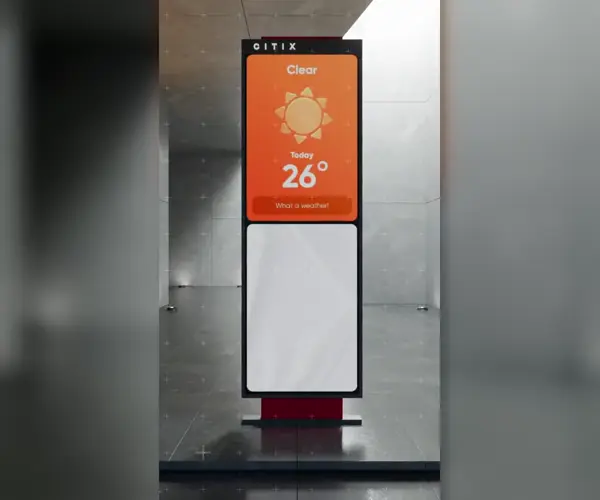
#> input picture media/web/products-lab/jerry-a-hall.webp, 600 x 500 px, given in place of hero_night_16x9_v1.png, which was not available
$ python hero_cutout.py ../media/web/products-lab/jerry-a-hall.webp
#> lines starting #> are read from the running program, lines starting #| are printed output that depends on the picture; after the words box and inside, x2 and y2 are one past the last pixel; in counts of white or black regions, pixels touching at a corner belong together
"""Cut Tom out of the chosen hero pair and build registered night/day cut-outs (local, no API cost).

Input : media/generated/drafts/hero_night_16x9_v1.png + hero_day_16x9_v1.png (same framing).
Output: media/generated/hero_cutout/tom_{night,day}.{png,webp} (transparent, identical canvas),
        preview_on_dark.jpg, preview_on_blue.jpg, proportions_compare.jpg

Method (all deterministic, so night and day stay pixel-registered):
  1. Mask from the DAY frame: Tom is the only dark object against a bright sky. Threshold,
     keep the component touching the bottom centre, fill the screens (enclosed bright areas).
     The same mask is applied to both frames.
  2. Restore the plinth, which the frame cut off: stretch the visible plinth strip downward
     to PLINTH_RATIO of the body height (ref 01: plinth is about 0.18 of the body height).
  3. Straighten the slight keystone (low camera) so the body's side edges are vertical: a
     true front view. Same transform for night and day.
  4. Uniform horizontal scale so the chosen proportion is exact.

  5. Day only: repaint the pale-blue sky reflection on the right side face in the body's black.

Usage: python scripts/hero_cutout.py [--mode overall|body]
  overall (default, CHOSEN by Wassim 12 Nov 2026): total height ground-to-cap : width = 3.5
                     (7 m x 2 m including plinth and cap)
  body             : screen body height : width = 3.5 (rejected: too narrow; outputs archived)
"""
from __future__ import annotations

import sys
from pathlib import Path

import numpy as np
from PIL import Image, ImageDraw, ImageFilter

ROOT = Path(__file__).resolve().parent.parent
DRAFTS = ROOT / "media" / "generated" / "drafts"
OUT = ROOT / "media" / "generated" / "hero_cutout"
NIGHT, DAY = DRAFTS / "hero_night_16x9_v1.png", DRAFTS / "hero_day_16x9_v1.png"
PLINTH_RATIO = 0.18   # plinth height / body height, measured on ref 01
TARGET = 3.5          # height : width
PAD = 40              # transparent margin left/right/top in the exported canvas


def tom_mask(day: Image.Image) -> np.ndarray:
    """Boolean mask of Tom from the day frame."""
    rgb = np.asarray(day.convert("RGB")).astype(np.int16)
    lum = rgb.mean(axis=2)
    h, w = lum.shape
    dark = Image.fromarray(((lum < 95) * 255).astype(np.uint8))
    dark = dark.filter(ImageFilter.MaxFilter(3)).filter(ImageFilter.MinFilter(3))  # close pinholes
    # keep only the dark component connected to the plinth at the bottom centre
    seed_x = int(np.argmax(np.asarray(dark)[h - 3, :] > 0)) + 20
    comp = dark.copy()
    ImageDraw.floodfill(comp, (seed_x, h - 3), 128)
    body = np.asarray(comp) == 128
    # fill enclosed holes (the bright screens): flood the outside from a corner
    outside = Image.fromarray((~body * 255).astype(np.uint8)).copy()
    ImageDraw.floodfill(outside, (0, 0), 128)
    return np.asarray(outside) != 128


def measure(mask: np.ndarray) -> dict:
    h, w = mask.shape
    widths = mask.sum(axis=1)
    rows = np.where(widths > 0)[0]
    top = int(rows[0])
    body_w = int(np.percentile(widths[rows], 80))             # typical body width
    is_body = widths > body_w * 0.85
    body_rows = np.where(is_body)[0]
    body_top, body_bottom = int(body_rows[0]), int(body_rows[-1])
    cols = np.where(mask[body_top:body_bottom].any(axis=0))[0]
    return {"top": top, "body_top": body_top, "body_bottom": body_bottom, "bottom": h - 1,
            "left": int(cols[0]), "right": int(cols[-1]), "body_w": int(cols[-1] - cols[0] + 1),
            "body_h": body_bottom - body_top + 1, "plinth_visible": h - 1 - body_bottom}


def darken_day_side(day: Image.Image, mask: np.ndarray, g: dict) -> Image.Image:
    """Day frame only: the right side face picked up a pale-blue sky reflection. Repaint it in the
    body's own matte black so the side reads dark. Colour only: geometry and mask are untouched,
    so night/day registration is unchanged."""
    rgb = np.asarray(day.convert("RGB")).astype(np.int16).copy()
    band = np.zeros(mask.shape, bool)
    band[:, g["right"] - 17:] = True                      # the side face is about 17 px wide here
    lum = rgb.mean(axis=2)
    target = mask & band
    frame = mask & ~band & (lum < 45)                      # the body's own dark bezel pixels
    frame[:g["body_top"]] = False
    frame[g["body_bottom"]:] = False
    body_dark = np.median(rgb[frame], axis=0)
    rgb[target] = body_dark
    out = Image.fromarray(rgb.astype(np.uint8), "RGB")
    # soften the repainted band's inner seam by 1 px
    soft = out.filter(ImageFilter.GaussianBlur(1.0))
    m = Image.fromarray((target * 255).astype(np.uint8)).filter(ImageFilter.MaxFilter(3))
    out.paste(soft, (0, 0), m)
    return out


def cut(img: Image.Image, mask: np.ndarray) -> Image.Image:
    m = Image.fromarray((mask * 255).astype(np.uint8))
    m = m.filter(ImageFilter.MinFilter(3)).filter(ImageFilter.GaussianBlur(0.8))  # 1 px inset + soft edge
    out = img.convert("RGBA")
    out.putalpha(m)
    return out


def straighten(rgba: Image.Image, mask: np.ndarray, g: dict) -> tuple[Image.Image, dict]:
    """Make the body's left and right edges vertical (row-wise linear remap, y unchanged)."""
    w, h = rgba.size
    y1, y2 = g["body_top"] + 40, g["body_bottom"] - 40

    def edges(y: int) -> tuple[float, float]:
        cols = np.where(mask[y - 3:y + 4].all(axis=0))[0]
        return float(cols[0]), float(cols[-1])

    (l1, r1), (l2, r2) = edges(y1), edges(y2)
    left = lambda y: l1 + (l2 - l1) * (y - y1) / (y2 - y1)
    right = lambda y: r1 + (r2 - r1) * (y - y1) / (y2 - y1)
    ym = (y1 + y2) / 2
    L, R = left(ym), right(ym)

    def src_x(x: float, y: float) -> float:
        return left(y) + (x - L) * (right(y) - left(y)) / (R - L)

    quad = (src_x(0, 0), 0, src_x(0, h), h, src_x(w, h), h, src_x(w, 0), 0)  # UL, LL, LR, UR
    out = rgba.transform((w, h), Image.QUAD, quad, Image.BICUBIC)
    g2 = dict(g, left=round(L), right=round(R), body_w=round(R - L + 1))
    g2["keystone_px"] = (round(l1 - l2, 1), round(r1 - r2, 1))
    return out, g2


def restore_plinth(rgba: Image.Image, g: dict) -> Image.Image:
    """Stretch the visible plinth strip down to the full plinth height."""
    w, h = rgba.size
    full = round(g["body_h"] * PLINTH_RATIO)
    y0 = g["body_bottom"] + 6                      # just below the body's lower edge
    strip = rgba.crop((0, y0, w, h))
    need = full - 6
    strip = strip.resize((w, need), Image.LANCZOS)
    canvas = Image.new("RGBA", (w, y0 + need), (0, 0, 0, 0))
    canvas.paste(rgba.crop((0, 0, w, y0)), (0, 0))
    canvas.paste(strip, (0, y0))
    return canvas


def finalize(rgba: Image.Image, g: dict, mode: str) -> tuple[Image.Image, dict]:
    full_plinth = round(g["body_h"] * PLINTH_RATIO)
    total_h = (g["body_bottom"] - g["top"] + 1) + full_plinth
    crop = rgba.crop((g["left"] - PAD, max(g["top"] - PAD, 0), g["right"] + 1 + PAD, rgba.size[1]))
    ref_h = total_h if mode == "overall" else g["body_h"]
    new_body_w = ref_h / TARGET
    sx = new_body_w / g["body_w"]
    new_w = round(crop.size[0] * sx)
    crop = crop.resize((new_w, crop.size[1]), Image.LANCZOS)
    info = {"mode": mode, "x_scale": round(sx, 4), "body_w": round(new_body_w), "body_h": g["body_h"],
            "total_h": total_h, "body_ratio": round(g["body_h"] / new_body_w, 2),
            "overall_ratio": round(total_h / new_body_w, 2), "canvas": crop.size}
    return crop, info


def on_bg(rgba: Image.Image, colour: tuple) -> Image.Image:
    bg = Image.new("RGBA", rgba.size, colour + (255,))
    bg.alpha_composite(rgba)
    return bg.convert("RGB")


def main(argv: list[str]) -> int:
    mode = argv[argv.index("--mode") + 1] if "--mode" in argv else "overall"
    suffix = "" if mode == "overall" else "_body35"
    OUT.mkdir(parents=True, exist_ok=True)
    night, day = Image.open(NIGHT), Image.open(DAY)
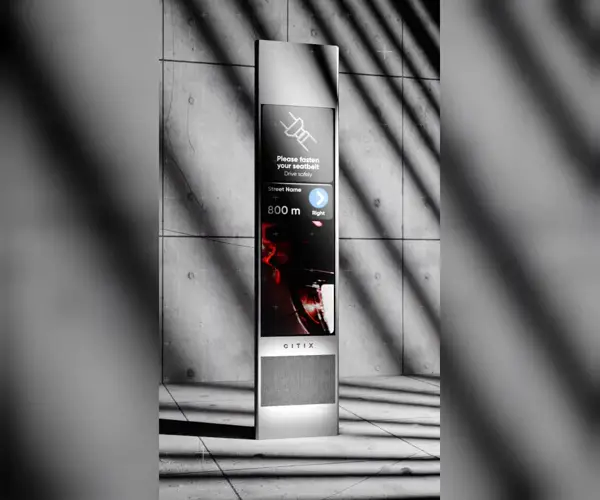
#> input picture media/web/products-lab/jerry-b-grille.webp, 600 x 500 px, given in place of hero_day_16x9_v1.png, which was not available
#> night is the input picture: PIL image 600x500 RGB; mean R, G, B 114.6, 110.3, 106.2
#> day is the input picture: PIL image 600x500 RGB; mean R, G, B 114.7, 114.3, 114.6
    assert night.size == day.size, "night and day frames differ in size"
    mask = tom_mask(day)
#> in tom_mask, `dark = Image.fromarray(((lum < 95) * 255).astype(np.uint8))`:
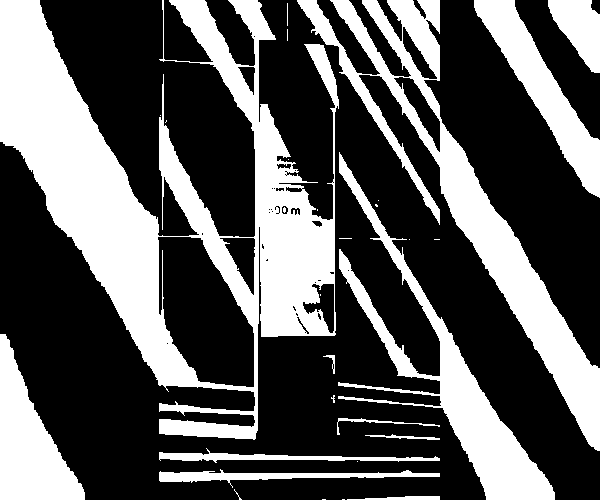
#> dark: PIL image 600x500 L; 34.9% white; 30 white regions (17 under 20 px), largest, box (x1, y1, x2, y2) and area: (0, 0, 339, 440) 51387, (297, 0, 600, 451) 20767, (338, 152, 555, 500) 12263
#> in tom_mask, `dark = dark.filter(ImageFilter.MaxFilter(3)).filter(ImageFilter.MinFil..`:
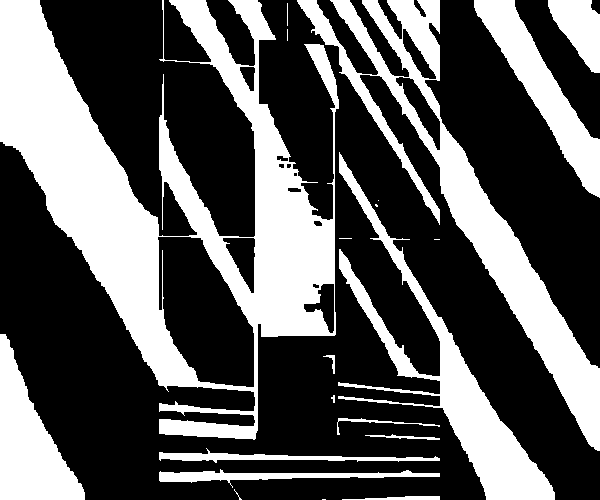
#> dark: PIL image 600x500 L; 35.1% white; 21 white regions (7 under 20 px), largest, box (x1, y1, x2, y2) and area: (0, 0, 339, 440) 51989, (297, 0, 600, 451) 20836, (338, 152, 555, 500) 12297
#> in tom_mask, `seed_x = int(np.argmax(np.asarray(dark)[h - 3, :] > 0)) + 20`: seed_x = 20
#> in tom_mask, `body = np.asarray(comp) == 128`:
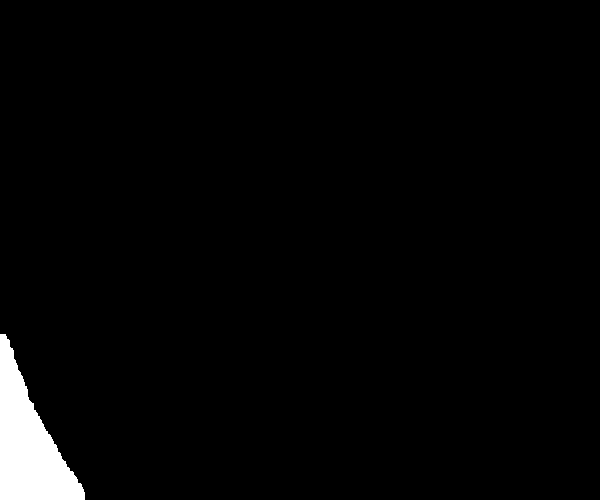
#> body: shape (500, 600) bool; 2.4% white; 1 white region, box (x1, y1, x2, y2) and area: (0, 334, 85, 500) 7115
    g = measure(mask)
#> in measure, `widths = mask.sum(axis=1)`: widths = 500 values from 0 to 85
#> in measure, `rows = np.where(widths > 0)[0]`: rows = 166 values from 334 to 499
#> in measure, `top = int(rows[0])`: top = 334
#> in measure, `body_w = int(np.percentile(widths[rows], 80))`: body_w = 67
#> in measure, `body_rows = np.where(is_body)[0]`: body_rows = 55 values from 445 to 499
#> in measure, `body_top, body_bottom = int(body_rows[0]), int(body_rows[-1])`: body_top = 445; body_bottom = 499
#> in measure, `cols = np.where(mask[body_top:body_bottom].any(axis=0))[0]`: cols = 85 values from 0 to 84
#> g = 9 items
    print("measured in source frame:", g, "| body ratio 1 :", round(g["body_h"] / g["body_w"], 2))
#| measured in source frame: {'top': 334, 'body_top': 445, 'body_bottom': 499, 'bottom': 499, 'left': 0, 'right': 84, 'body_w': 85, 'body_h': 55, 'plinth_visible': 0} | body ratio 1 : 0.65
    results = {}
    day = darken_day_side(day, mask, g)
#> in darken_day_side, `target = mask & band`: target: shape (500, 600) bool; 0.14% white; 1 white region, box (x1, y1, x2, y2) and area: (67, 467, 85, 500) 405
#> in darken_day_side, `frame = mask & ~band & (lum < 45)                      # the body's ow..`: frame: shape (500, 600) bool; 0.96% white; 1 white region, box (x1, y1, x2, y2) and area: (0, 400, 54, 500) 2870
#> in darken_day_side, `frame[:g["body_top"]] = False`:
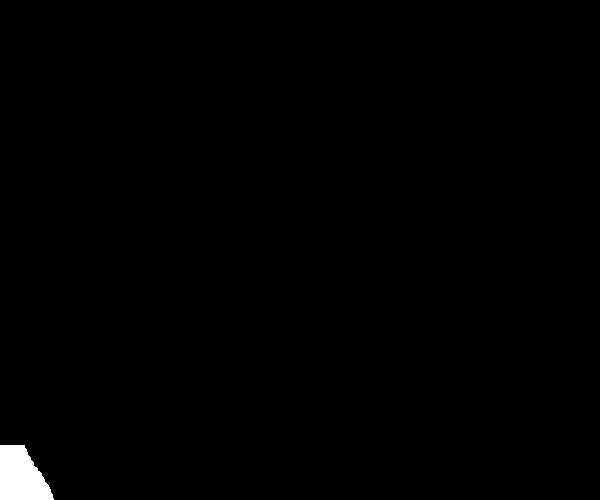
#> frame: shape (500, 600) bool; 0.73% white; 1 white region, box (x1, y1, x2, y2) and area: (0, 445, 54, 500) 2193
#> in darken_day_side, `frame[g["body_bottom"]:] = False`: frame: shape (500, 600) bool; 0.71% white; 1 white region, box (x1, y1, x2, y2) and area: (0, 445, 54, 499) 2139
#> in darken_day_side, `body_dark = np.median(rgb[frame], axis=0)`: body_dark = [20, 20, 20]
#> in darken_day_side, `rgb[target] = body_dark`:
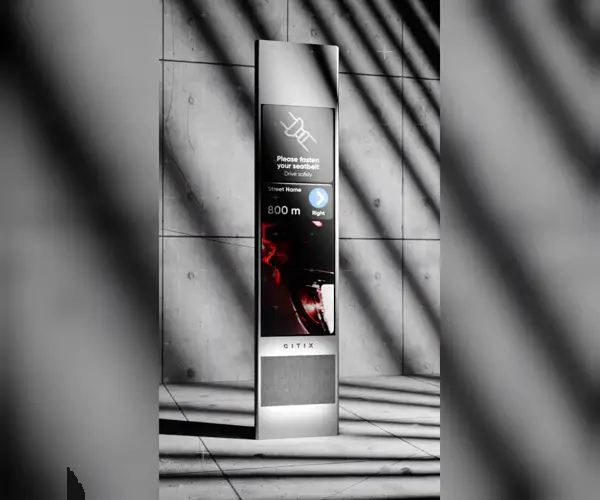
#> rgb: shape (500, 600, 3) int16; mean R, G, B 114.6, 114.2, 114.5
#> in darken_day_side, `m = Image.fromarray((target * 255).astype(np.uint8)).filter(ImageFilte..`: m: PIL image 600x500 L; 0.16% white; 1 white region, box (x1, y1, x2, y2) and area: (66, 466, 86, 500) 491
    for name, img in (("night", night), ("day", day)):
        straight, g2 = straighten(cut(img, mask), mask, g)
        rgba, info = finalize(restore_plinth(straight, g2), g2, mode)
        rgba.save(OUT / f"tom_{name}{suffix}.png")
        rgba.save(OUT / f"tom_{name}{suffix}.webp", quality=92, method=6)
        results[name] = rgba
#> this loop made 1 pass
#> (name, y1 in straighten, y2 in straighten, l1 in straighten, r1 in straighten, l2 in straighten) on pass 1: ('night', 485, 459, 0, 77, 0)
#> pass 1, in straighten, `out = rgba.transform((w, h), Image.QUAD, quad, Image.BICUBIC)`:
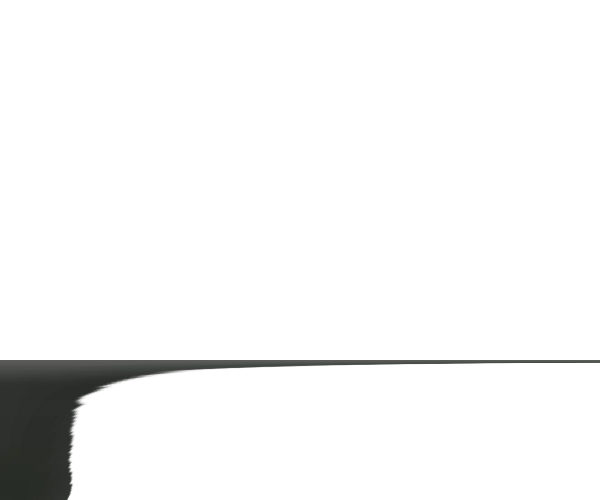
#> out: PIL image 600x500 RGBA; mean R, G, B, A 2.8, 2.9, 2.7, 12.4; transparent parts drawn white
#> after the loop, results = 0 items
    print("keystone removed (left, right edge drift in px):", g2["keystone_px"])
    print("export:", info)
    if mode == "overall":
        for label, colour in (("dark", (22, 22, 22)), ("blue", (70, 140, 215))):
            a, b = on_bg(results["night"], colour), on_bg(results["day"], colour)
            sheet = Image.new("RGB", (a.size[0] * 2, a.size[1]), colour)
            sheet.paste(a, (0, 0)); sheet.paste(b, (a.size[0], 0))
            sheet.save(OUT / f"preview_on_{label}.jpg", quality=92)
    return 0


if __name__ == "__main__":
#> (the run stopped early here; a loop or call above may not have finished)
